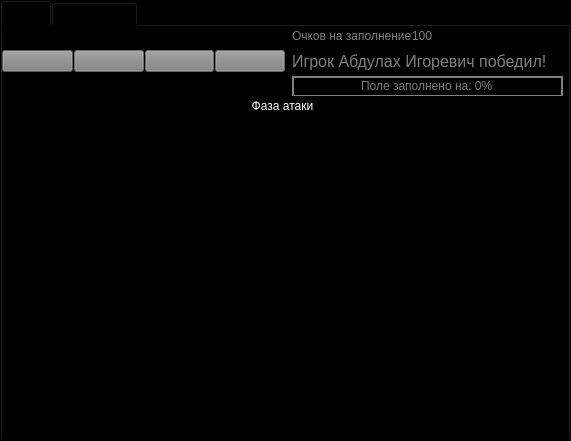
<?xml version="1.0" encoding="UTF-8"?>
<ui version="4.0">
 <class>MainWindow</class>
 <widget class="QMainWindow" name="MainWindow">
  <property name="geometry">
   <rect>
    <x>0</x>
    <y>0</y>
    <width>571</width>
    <height>441</height>
   </rect>
  </property>
  <property name="windowTitle">
   <string>MainWindow</string>
  </property>
  <property name="styleSheet">
   <string notr="true">background-color: black</string>
  </property>
  <widget class="QWidget" name="centralwidget">
   <widget class="QTabWidget" name="tab_widget">
    <property name="geometry">
     <rect>
      <x>0</x>
      <y>0</y>
      <width>571</width>
      <height>441</height>
     </rect>
    </property>
    <property name="currentIndex">
     <number>0</number>
    </property>
    <widget class="QWidget" name="game_tab_widget">
     <attribute name="title">
      <string>Игра</string>
     </attribute>
     <widget class="QWidget" name="widget_hexagon_grid" native="true">
      <property name="geometry">
       <rect>
        <x>0</x>
        <y>94</y>
        <width>564</width>
        <height>321</height>
       </rect>
      </property>
     </widget>
     <widget class="QWidget" name="base_game" native="true">
      <property name="geometry">
       <rect>
        <x>0</x>
        <y>0</y>
        <width>561</width>
        <height>91</height>
       </rect>
      </property>
      <widget class="QWidget" name="attack_phase" native="true">
       <property name="enabled">
        <bool>true</bool>
       </property>
       <property name="geometry">
        <rect>
         <x>0</x>
         <y>0</y>
         <width>71</width>
         <height>71</height>
        </rect>
       </property>
       <property name="styleSheet">
        <string notr="true"/>
       </property>
       <layout class="QHBoxLayout" name="battle_phase">
        <property name="spacing">
         <number>0</number>
        </property>
        <property name="leftMargin">
         <number>0</number>
        </property>
        <property name="topMargin">
         <number>0</number>
        </property>
        <property name="rightMargin">
         <number>0</number>
        </property>
        <property name="bottomMargin">
         <number>0</number>
        </property>
        <item>
         <widget class="QPushButton" name="next_phase_btn">
          <property name="minimumSize">
           <size>
            <width>0</width>
            <height>0</height>
           </size>
          </property>
          <property name="styleSheet">
           <string notr="true">background-color: gray</string>
          </property>
          <property name="text">
           <string/>
          </property>
          <property name="icon">
           <iconset resource="../ui_resource_rc.qrc">
            <normaloff>:/gaming/images/gaming/next_phase.png</normaloff>:/gaming/images/gaming/next_phase.png</iconset>
          </property>
          <property name="iconSize">
           <size>
            <width>64</width>
            <height>64</height>
           </size>
          </property>
         </widget>
        </item>
       </layout>
      </widget>
      <widget class="QWidget" name="reinforcement_phase" native="true">
       <property name="enabled">
        <bool>false</bool>
       </property>
       <property name="geometry">
        <rect>
         <x>72</x>
         <y>0</y>
         <width>211</width>
         <height>71</height>
        </rect>
       </property>
       <layout class="QHBoxLayout" name="replenishment_phase">
        <property name="spacing">
         <number>1</number>
        </property>
        <property name="leftMargin">
         <number>0</number>
        </property>
        <property name="topMargin">
         <number>0</number>
        </property>
        <property name="rightMargin">
         <number>0</number>
        </property>
        <property name="bottomMargin">
         <number>0</number>
        </property>
        <item>
         <widget class="QPushButton" name="plus_one_btn">
          <property name="styleSheet">
           <string notr="true">background-color: gray</string>
          </property>
          <property name="text">
           <string/>
          </property>
          <property name="icon">
           <iconset resource="../ui_resource_rc.qrc">
            <normaloff>:/gaming/images/gaming/plus_one.png</normaloff>:/gaming/images/gaming/plus_one.png</iconset>
          </property>
          <property name="iconSize">
           <size>
            <width>64</width>
            <height>64</height>
           </size>
          </property>
          <property name="checkable">
           <bool>true</bool>
          </property>
          <property name="checked">
           <bool>false</bool>
          </property>
         </widget>
        </item>
        <item>
         <widget class="QPushButton" name="max_btn">
          <property name="styleSheet">
           <string notr="true">background-color: gray</string>
          </property>
          <property name="text">
           <string/>
          </property>
          <property name="icon">
           <iconset resource="../ui_resource_rc.qrc">
            <normaloff>:/gaming/images/gaming/to_max.png</normaloff>:/gaming/images/gaming/to_max.png</iconset>
          </property>
          <property name="iconSize">
           <size>
            <width>64</width>
            <height>64</height>
           </size>
          </property>
          <property name="checkable">
           <bool>true</bool>
          </property>
         </widget>
        </item>
        <item>
         <widget class="QPushButton" name="skip_btn">
          <property name="styleSheet">
           <string notr="true">background-color: gray</string>
          </property>
          <property name="text">
           <string/>
          </property>
          <property name="icon">
           <iconset resource="../ui_resource_rc.qrc">
            <normaloff>:/gaming/images/gaming/skip.png</normaloff>:/gaming/images/gaming/skip.png</iconset>
          </property>
          <property name="iconSize">
           <size>
            <width>64</width>
            <height>64</height>
           </size>
          </property>
         </widget>
        </item>
       </layout>
      </widget>
      <widget class="QLabel" name="status_text">
       <property name="geometry">
        <rect>
         <x>290</x>
         <y>20</y>
         <width>271</width>
         <height>31</height>
        </rect>
       </property>
       <property name="font">
        <font>
         <pointsize>12</pointsize>
         <weight>50</weight>
         <bold>false</bold>
        </font>
       </property>
       <property name="styleSheet">
        <string notr="true">color: gray</string>
       </property>
       <property name="text">
        <string>Игрок Абдулах Игоревич победил!</string>
       </property>
       <property name="textFormat">
        <enum>Qt::AutoText</enum>
       </property>
      </widget>
      <widget class="QProgressBar" name="progress_bar">
       <property name="geometry">
        <rect>
         <x>290</x>
         <y>50</y>
         <width>271</width>
         <height>21</height>
        </rect>
       </property>
       <property name="styleSheet">
        <string notr="true">QProgressBar::chunk {
    background-color: #3add36;
    width: 1px;
 }

 QProgressBar {
    border: 2px solid grey;
    border-radius: 0px;
    text-align: center;
	color: gray
 }</string>
       </property>
       <property name="minimum">
        <number>0</number>
       </property>
       <property name="value">
        <number>0</number>
       </property>
       <property name="format">
        <string>Поле заполнено на: %p%</string>
       </property>
      </widget>
      <widget class="QLabel" name="reinforcement_points_label">
       <property name="geometry">
        <rect>
         <x>290</x>
         <y>0</y>
         <width>121</width>
         <height>20</height>
        </rect>
       </property>
       <property name="styleSheet">
        <string notr="true">color: gray</string>
       </property>
       <property name="text">
        <string>Очков на заполнение:</string>
       </property>
      </widget>
      <widget class="QLabel" name="reinforcement_points">
       <property name="geometry">
        <rect>
         <x>410</x>
         <y>0</y>
         <width>121</width>
         <height>20</height>
        </rect>
       </property>
       <property name="styleSheet">
        <string notr="true">color: gray</string>
       </property>
       <property name="text">
        <string>100</string>
       </property>
      </widget>
      <widget class="QLabel" name="now_phase_lb">
       <property name="geometry">
        <rect>
         <x>0</x>
         <y>70</y>
         <width>561</width>
         <height>20</height>
        </rect>
       </property>
       <property name="styleSheet">
        <string notr="true">color: white</string>
       </property>
       <property name="text">
        <string>Фаза атаки</string>
       </property>
       <property name="alignment">
        <set>Qt::AlignCenter</set>
       </property>
      </widget>
     </widget>
    </widget>
    <widget class="QWidget" name="statistics_tab_widget">
     <attribute name="title">
      <string>Статистика</string>
     </attribute>
    </widget>
   </widget>
  </widget>
  <action name="restart_this_map">
   <property name="text">
    <string>Перезапустить на этой карте</string>
   </property>
  </action>
  <action name="restart_new_map">
   <property name="text">
    <string>Перезапустить на новой карте</string>
   </property>
  </action>
  <action name="exit_to_main_menu">
   <property name="text">
    <string>Выход в главное меню</string>
   </property>
  </action>
 </widget>
 <resources>
  <include location="../ui_resource_rc.qrc"/>
 </resources>
 <connections/>
</ui>
